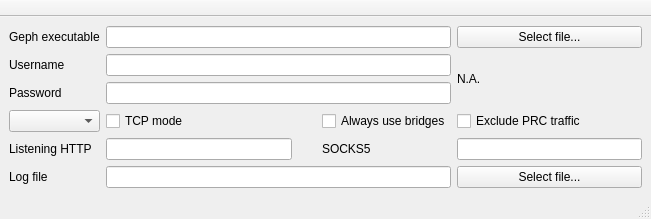
<?xml version="1.0" encoding="UTF-8"?>
<ui version="4.0">
 <class>MainWindow</class>
 <widget class="QMainWindow" name="MainWindow">
  <property name="geometry">
   <rect>
    <x>0</x>
    <y>0</y>
    <width>651</width>
    <height>200</height>
   </rect>
  </property>
  <property name="windowTitle">
   <string>QGeph</string>
  </property>
  <property name="windowIcon">
   <iconset resource="../resources/res.qrc">
    <normaloff>:/images/icon.png</normaloff>:/images/icon.png</iconset>
  </property>
  <widget class="QWidget" name="centralwidget">
   <layout class="QGridLayout" name="gridLayout">
    <item row="4" column="7">
     <widget class="QLineEdit" name="socksEdit">
      <property name="toolTip">
       <string>Leave blank to use default: 127.0.0.1:9909</string>
      </property>
     </widget>
    </item>
    <item row="3" column="0">
     <widget class="QComboBox" name="serverSelectionBox"/>
    </item>
    <item row="1" column="7" rowspan="2">
     <widget class="QLabel" name="subscriptionInfo">
      <property name="toolTip">
       <string>User info</string>
      </property>
      <property name="text">
       <string>N.A.</string>
      </property>
     </widget>
    </item>
    <item row="3" column="7">
     <widget class="QCheckBox" name="excludeCheckBox">
      <property name="text">
       <string>Exclude PRC traffic</string>
      </property>
     </widget>
    </item>
    <item row="4" column="1">
     <widget class="QLineEdit" name="httpEdit">
      <property name="toolTip">
       <string>Leave blank to use default: 127.0.0.1:9910</string>
      </property>
      <property name="inputMask">
       <string/>
      </property>
     </widget>
    </item>
    <item row="1" column="0">
     <widget class="QLabel" name="label">
      <property name="text">
       <string>Username</string>
      </property>
     </widget>
    </item>
    <item row="1" column="1" colspan="6">
     <widget class="QLineEdit" name="usernameEdit"/>
    </item>
    <item row="4" column="0">
     <widget class="QLabel" name="label_3">
      <property name="text">
       <string>Listening HTTP</string>
      </property>
     </widget>
    </item>
    <item row="2" column="0">
     <widget class="QLabel" name="label_2">
      <property name="text">
       <string>Password</string>
      </property>
     </widget>
    </item>
    <item row="5" column="7">
     <widget class="QPushButton" name="logFileSelectionButton">
      <property name="text">
       <string>Select file...</string>
      </property>
     </widget>
    </item>
    <item row="5" column="0">
     <widget class="QLabel" name="label_5">
      <property name="text">
       <string>Log file</string>
      </property>
     </widget>
    </item>
    <item row="4" column="6">
     <widget class="QLabel" name="label_4">
      <property name="text">
       <string>SOCKS5</string>
      </property>
     </widget>
    </item>
    <item row="3" column="6">
     <widget class="QCheckBox" name="bridgesCheckBox">
      <property name="text">
       <string>Always use bridges</string>
      </property>
     </widget>
    </item>
    <item row="2" column="1" colspan="6">
     <widget class="QLineEdit" name="passwordEdit">
      <property name="echoMode">
       <enum>QLineEdit::Password</enum>
      </property>
     </widget>
    </item>
    <item row="3" column="1">
     <widget class="QCheckBox" name="tcpCheckBox">
      <property name="text">
       <string>TCP mode</string>
      </property>
     </widget>
    </item>
    <item row="5" column="1" colspan="6">
     <widget class="QLineEdit" name="logEdit">
      <property name="toolTip">
       <string>Leave blank to disable</string>
      </property>
     </widget>
    </item>
    <item row="0" column="0">
     <widget class="QLabel" name="label_6">
      <property name="text">
       <string>Geph executable</string>
      </property>
     </widget>
    </item>
    <item row="0" column="7">
     <widget class="QPushButton" name="binarySelectionButton">
      <property name="text">
       <string>Select file...</string>
      </property>
     </widget>
    </item>
    <item row="0" column="1" colspan="6">
     <widget class="QLineEdit" name="binaryPathEdit"/>
    </item>
   </layout>
  </widget>
  <widget class="QStatusBar" name="statusbar"/>
  <widget class="Toolbar" name="toolbar">
   <property name="windowTitle">
    <string>toolBar</string>
   </property>
   <property name="movable">
    <bool>false</bool>
   </property>
   <property name="allowedAreas">
    <set>Qt::TopToolBarArea</set>
   </property>
   <property name="floatable">
    <bool>false</bool>
   </property>
   <attribute name="toolBarArea">
    <enum>TopToolBarArea</enum>
   </attribute>
   <attribute name="toolBarBreak">
    <bool>false</bool>
   </attribute>
  </widget>
 </widget>
 <customwidgets>
  <customwidget>
   <class>Toolbar</class>
   <extends>QToolBar</extends>
   <header>src/toolbar.h</header>
  </customwidget>
 </customwidgets>
 <resources>
  <include location="../resources/res.qrc"/>
 </resources>
 <connections/>
</ui>
